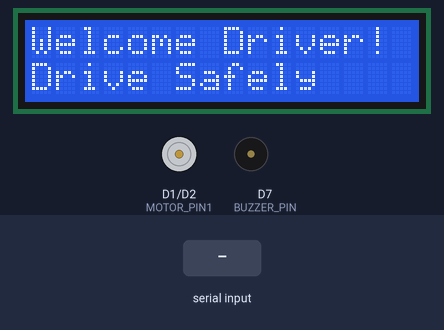
This sketch was run on a simulated ESP8266 (NodeMCU). On the bench: 16×2 character LCD, motor-driver pin pairs drawn as motors (green arrow = first pin HIGH = forward, orange = second pin HIGH = backward, longer = more drive, scaled by the enable pin), buzzer (waves = sounding). The test bench sets the inputs (shaded band). WiFi joins after 1.5 s; servers stay silent unless stated; what the sketch prints to the serial monitor is not drawn.

Above: at 4.8 s.
4.9 s: "SPEED:90\n" received over Serial
At 5.6 s:
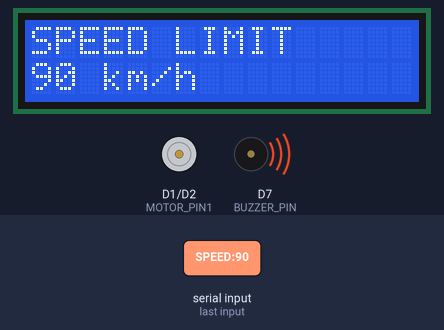
7.9 s: "SPEED:\n" received over Serial
At 8.6 s:
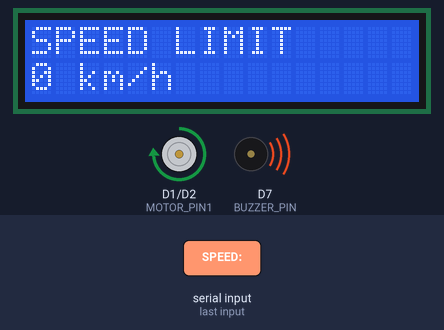
10.9 s: "SPEED:90\n" received over Serial
At 13.7 s:
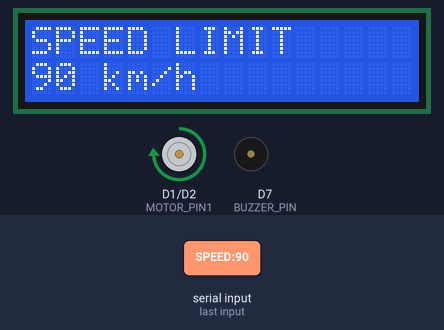
13.9 s: "SPEED:,45\n" received over Serial
At 16.8 s:
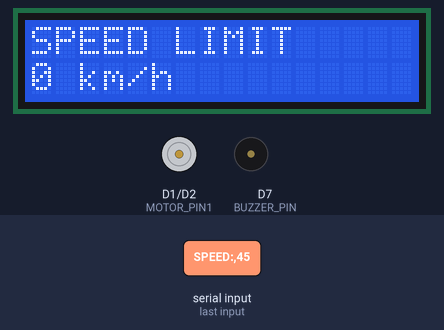
Timing chart, 0 to 18.3 s (numbered marks = the images above; inputs shaded):
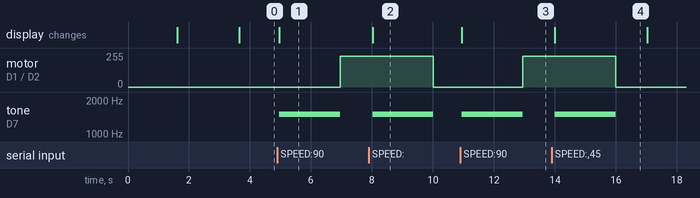

The sketch:

yoloarduino.ino
```cpp
#include <ESP8266WiFi.h>
#include <LiquidCrystal_I2C.h>
#include <WiFiUdp.h>

// WiFi Configuration - Replace with your actual credentials
const char* ssid = "Srini";
const char* password = "1234567890";

// Server Configuration
WiFiUDP udpServer;
const int UDP_PORT = 4210;  // Choose a port that's not commonly used

// LCD Configuration
LiquidCrystal_I2C lcd(0x27, 16, 2);  // I2C address 0x27, 16 column and 2 rows

// Buzzer Pin Configuration
const int BUZZER_PIN = D7;  // GPIO pin for buzzer

// Motor Driver Pins
const int MOTOR_PIN1 = D1;  // Motor driver input 1
const int MOTOR_PIN2 = D2;  // Motor driver input 2
const int MOTOR_ENABLE = D3;  // Motor PWM pin

// Alert Duration and Frequency
const int ALERT_DURATION = 2000;  // 2 seconds
const int BUZZER_FREQUENCY_DROWSY = 1000;  // 1kHz for drowsiness
const int BUZZER_FREQUENCY_PHONE = 2000;   // 2kHz for phone use
const int BUZZER_FREQUENCY_SPEED = 1500;   // 1.5kHz for speed limit alert

// Speed Limit Variables
int currentSpeedLimit = 0;
int lastSpeedLimit = 0;

// Timer for returning to welcome message
unsigned long alertDisplayTime = 0;
const unsigned long DISPLAY_TIMEOUT = 3000;  // 3 seconds
bool alertActive = false;

void setup() {
  // Initialize Serial Communication
  Serial.begin(115200);

  // Initialize Motor Driver Pins
  pinMode(MOTOR_PIN1, OUTPUT);
  pinMode(MOTOR_PIN2, OUTPUT);
  pinMode(MOTOR_ENABLE, OUTPUT);

  // Initialize LCD
  lcd.init();
  lcd.backlight();
  lcd.clear();
  lcd.setCursor(0, 0);
  lcd.print("Driver Monitor");
  lcd.setCursor(0, 1);
  lcd.print("Initializing...");

  // Initialize Buzzer
  pinMode(BUZZER_PIN, OUTPUT);

  // Connect to WiFi
  WiFi.begin(ssid, password);
  while (WiFi.status() != WL_CONNECTED) {
    delay(500);
    Serial.print(".");
  }

  // Start UDP Listener
  udpServer.begin(UDP_PORT);

  // Clear LCD and show IP
  lcd.clear();
  lcd.setCursor(0, 0);
  lcd.print("IP:");
  lcd.setCursor(0, 1);
  lcd.print(WiFi.localIP().toString());

  delay(2000);  // Show IP for 2 seconds

  // Display welcome message after IP
  displayWelcomeMessage();
}

void displayWelcomeMessage() {
  lcd.clear();
  lcd.setCursor(0, 0);
  lcd.print("Welcome Driver!");
  lcd.setCursor(0, 1);
  lcd.print("Drive Safely");
  alertActive = false;
}

void triggerBuzzer(int frequency, int duration) {
  tone(BUZZER_PIN, frequency, duration);
  delay(duration);  // Ensure buzzer sounds for full duration
  noTone(BUZZER_PIN);
}

void displayAlert(const String& alertType) {
  // Clear LCD
  lcd.clear();
  alertActive = true;
  alertDisplayTime = millis();

  // Display Alert
  if (alertType == "DROWSY") {
    lcd.setCursor(0, 0);
    lcd.print("DROWSINESS ALERT!");
    lcd.setCursor(0, 1);
    lcd.print("Stay Awake!");

    // Specific buzzer for drowsiness
    triggerBuzzer(BUZZER_FREQUENCY_DROWSY, ALERT_DURATION);
  }
  else if (alertType == "PHONE") {
    lcd.setCursor(0, 0);
    lcd.print("PHONE USE");
    lcd.setCursor(0, 1);
    lcd.print("DETECTED!");

    // Specific buzzer for phone use
    triggerBuzzer(BUZZER_FREQUENCY_PHONE, ALERT_DURATION);
  }
  else if (alertType == "SPEED") {
    lcd.setCursor(0, 0);
    lcd.print("SPEED LIMIT");
    lcd.setCursor(0, 1);
    lcd.print(String(currentSpeedLimit) + " km/h");

    // Buzzer for speed limit
    triggerBuzzer(BUZZER_FREQUENCY_SPEED, ALERT_DURATION);
  }
}

void controlMotorSpeed(int speedLimit) {
  // Reduce motor speed proportionally
  int pwmValue = map(speedLimit, 0, 100, 0, 255);
  analogWrite(MOTOR_ENABLE, pwmValue);

  // Ensure motor continues running
  digitalWrite(MOTOR_PIN1, HIGH);
  digitalWrite(MOTOR_PIN2, LOW);
}

void loop() {
  // Check if it's time to return to the welcome message
  if (alertActive && (millis() - alertDisplayTime > DISPLAY_TIMEOUT)) {
    displayWelcomeMessage();
  }

  // Prepare UDP packet buffer
  char packetBuffer[255];
  int packetSize = udpServer.parsePacket();

  // Check UDP messages
  if (packetSize) {
    // Read the packet
    int len = udpServer.read(packetBuffer, 255);
    if (len > 0) {
      packetBuffer[len] = 0;  // Null-terminate the string

      String message = String(packetBuffer);

      // Check for specific alert types
      if (message.startsWith("ALERT:")) {
        String alertType = message.substring(6);
        displayAlert(alertType);
      }
    }
  }

  // Check for speed limit message from Serial
  if (Serial.available() > 0) {
    String message = Serial.readStringUntil('\n');

    if (message.startsWith("SPEED:")) {
      // Extract speed limit
      int speedLimit = message.substring(6).toInt();

      // Update current speed limit
      currentSpeedLimit = speedLimit;

      // Display speed limit alert if changed
      if (speedLimit != lastSpeedLimit) {
        displayAlert("SPEED");
        controlMotorSpeed(speedLimit);
        lastSpeedLimit = speedLimit;
      }
    }
  }

  delay(100);  // Small delay to prevent overwhelming the system
}
```

Measured:
- after the input at 4.9 s, motor on D1 (MOTOR_PIN1) / D2 (MOTOR_PIN2): stopped → forward 230/255 after 2.1 s; tone on D7 (BUZZER_PIN): silent → 1500 Hz after 0.07 s, → silent 2.0 s later; the display: changes after 0.07 s (image 1)
- after the input at 7.9 s, motor on D1 (MOTOR_PIN1) / D2 (MOTOR_PIN2): forward 230/255 → stopped after 2.1 s; tone on D7 (BUZZER_PIN): silent → 1500 Hz after 0.12 s, → silent 2.0 s later; the display: changes after 0.12 s (image 2)
- after the input at 10.9 s, motor on D1 (MOTOR_PIN1) / D2 (MOTOR_PIN2): stopped → forward 230/255 after 2.0 s; tone on D7 (BUZZER_PIN): silent → 1500 Hz at once, → silent 2.0 s later; the display: changes at once (image 3)
- after the input at 13.9 s, motor on D1 (MOTOR_PIN1) / D2 (MOTOR_PIN2): forward 230/255 → stopped after 2.1 s; tone on D7 (BUZZER_PIN): silent → 1500 Hz after 0.09 s, → silent 2.0 s later; the display: changes after 0.09 s (image 4)
- what the display in image 4 shows lasts 3.0 s, from 14.0 s to 17.0 s
